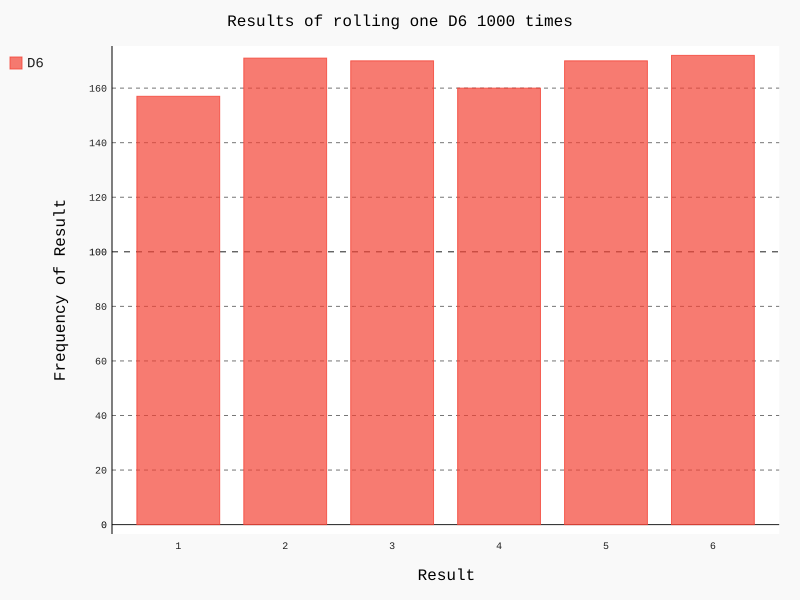

Reproduce this figure in Python.
from die import Die
import pygal

# Cria um D6

die = Die()

# Faz lancamentos e armazena os resultados em uma lista
results = []

for roll_num in range(1000):
    result = die.roll()
    results.append(result)

# Analisa os resultados
frequencies = []
for value in range(1, die.num_sides+1):
    frequency = results.count(value)
    frequencies.append(frequency)

# Visualiza os resultados

hist = pygal.Bar()

hist.title = "Results of rolling one D6 1000 times"
hist.x_labels = [1, 2, 3, 4, 5, 6]
hist.x_title = "Result"
hist.y_title = "Frequency of Result"

hist.add('D6', frequencies)
hist.render_to_file('die_visual.svg')

print(frequencies)
